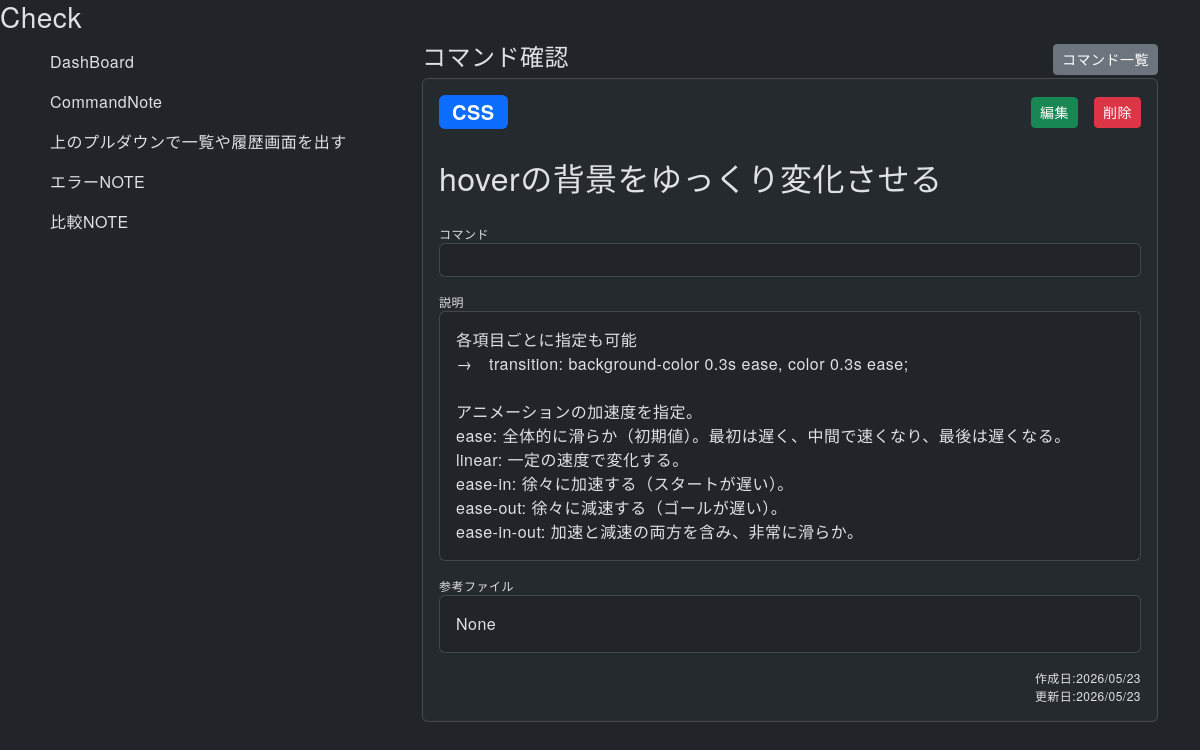
Before: /14/show/ with the older database file.
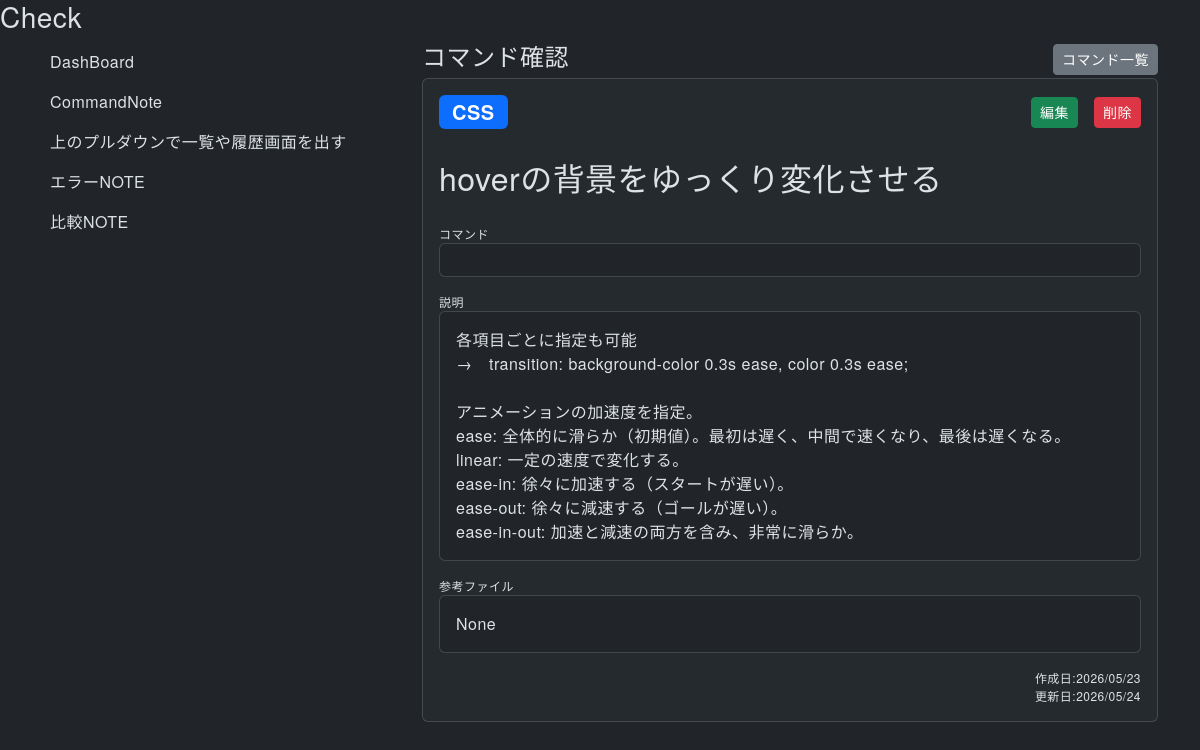
After: the same page with the newer database file.
### notebook/models.py (models this page shows, shortened)
class Note(models.Model):
  order = models.IntegerField(default=0)
  sub_category = models.ForeignKey(SubCategory, on_delete=models.CASCADE)
  title = models.CharField(max_length=50)
  description =  models.TextField(blank=True, null=True)
  reference = models.TextField(blank=True, null=True)
  created_at = models.DateTimeField(auto_now_add=True)
  updated_at = models.DateTimeField(auto_now=True)
  class Meta:
    ordering = ['order', 'id']

class SubCategory(models.Model):
  order = models.IntegerField(default=0)
  main_category = models.ForeignKey(MainCategory, on_delete=models.CASCADE)
  name = models.CharField(max_length=15)
  class Meta:
    ordering = ['order', 'id']
  def __str__(self):
    return self.name

### notebook/views.py (the view)
# urls.py: path('<int:id>/show/', views.show, name='show'),
def show(request, id):
  note = Note.objects.get(id=id)
  return render(request, 'notebook/show.html', {'note':note})

### notebook/templates/notebook/show.html (shortened to what this page needs)
{% extends 'notebook/base.html' %}
{% block content %}
  <h3>Check</h3>
  <div class="container">
    <div class="row">
      <div class="'col-12">
        <div class="row">
          <div class="'col-12 col-md-4">
            <ul class="sidebar-menu">
              <li class="sidebar-item">
                <a href="{% url 'dashboard' %}">
                  <span class="sidebar-label p-2">DashBoard</span>
                </a>
              </li>
              <li class="sidebar-item">
                <a href="{% url 'index' %}">
                  <span class="sidebar-label p-2">CommandNote</span>
                </a>
              </li>
              <li class="sidebar-item">
                <span class="sidebar-label p-2">上のプルダウンで一覧や履歴画面を出す</span>
              </li>
              <li class="sidebar-item">
                <span class="sidebar-label p-2">エラーNOTE</span>
              </li>
              <li class="sidebar-item">
                <span class="sidebar-label p-2">比較NOTE</span>
              </li>
            </ul>
          </div>
          <div class="'col-12 col-md-8">
            <div class="d-flex justify-content-between align-items-center">
              <h4>コマンド確認</h4>
              <a href="{% url 'index' %}" class="btn btn-sm btn-secondary">コマンド一覧</a>
            </div>
            <div class="card bg-body-tertiary bg-opacity-50 p-3 mb-3">
              <div class="d-flex justify-content-between align-items-center">
                <div class="note-sub-category badge bg-primary fs-5">{{note.sub_category}}</div>
                <div class="d-flex gap-3">
                  <a href="{% url 'edit' id=note.id %}" class="btn btn-sm btn-success">編集</a>
                  <a href="{% url 'destroy' id=note.id %}" class="btn btn-sm btn-danger">削除</a>
                </div>
              </div>
              <div class="note-title mt-4 mb-4">{{note.title}}</div>
              <p class="item-label m-0">コマンド</p>
              <div class="card p-3 mb-3" id="command-area">
              </div>
              <p class="item-label m-0">説明</p>
              <div class="card p-3 mb-3">
                <div class="note-description">{{note.description|linebreaksbr}}</div>
              </div>
              <p class="item-label m-0">参考ファイル</p>
              <div class="card p-3 mb-3">
                <div class="note-reference" >{{note.reference|linebreaksbr|urlize}}</div>
              </div>
              <div class="note-created-at text-end">作成日:{{note.created_at|date:"Y/m/d"}}</div>
              <div class="note-updated-at text-end">更新日:{{note.updated_at|date:"Y/m/d"}}</div>
            </div>
          </div>
        </div>
      </div>
    </div>
  </div>
{% endblock %}

Changed rows visible on the page:
changed Note "hoverの背景をゆっくり変化させる": updated_at "2026/05/23" → "2026/05/24"
